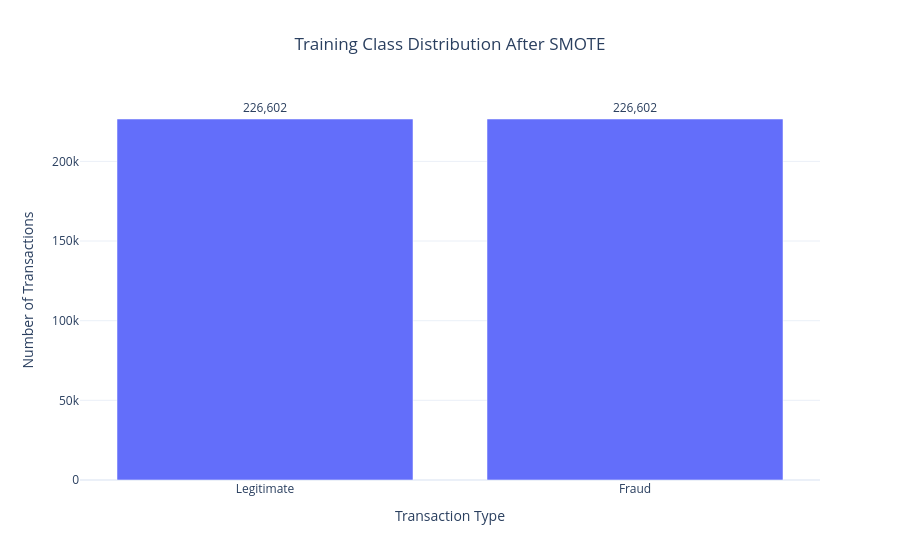

Notebook code for this chart:
### Markdown cell above
## 9. Class Distribution After SMOTE

After SMOTE, the training set should have a balanced distribution between legitimate and fraud transactions.

### Code cell
after_smote = (
    pd.Series(y_train_resampled, name="Class")
    .value_counts()
    .rename(index={0: "Legitimate", 1: "Fraud"})
    .reset_index()
)

after_smote.columns = ["transaction_type", "count"]
after_smote["percentage"] = (
    after_smote["count"] / after_smote["count"].sum() * 100
).round(4)

display(after_smote)

fig = px.bar(
    after_smote,
    x="transaction_type",
    y="count",
    text="count",
    title="Training Class Distribution After SMOTE",
    labels={
        "transaction_type": "Transaction Type",
        "count": "Number of Transactions",
    },
)

fig.update_traces(texttemplate="%{text:,}", textposition="outside")
fig.update_layout(template="plotly_white", title_x=0.5)
fig.show()

### Figure 1 — Plotly figure (JSON) as saved in the notebook; plotly's stock layout.template omitted (floating-point values rounded to 4 significant figures)
{"data": [{"hovertemplate": "Transaction Type=%{x}<br>Number of Transactions=%{text}<extra></extra>", "legendgroup": "", "marker": {"color": "#636efa", "pattern": {"shape": ""}}, "name": "", "orientation": "v", "showlegend": false, "text": [226600.0, 226600.0], "textposition": "outside", "texttemplate": "%{text:,}", "type": "bar", "x": ["Legitimate", "Fraud"], "xaxis": "x", "y": [226602, 226602], "yaxis": "y"}], "layout": {"barmode": "relative", "legend": {"tracegroupgap": 0}, "title": {"text": "Training Class Distribution After SMOTE", "x": 0.5}, "xaxis": {"anchor": "y", "domain": [0, 1], "title": {"text": "Transaction Type"}}, "yaxis": {"anchor": "x", "domain": [0, 1], "title": {"text": "Number of Transactions"}}}}
